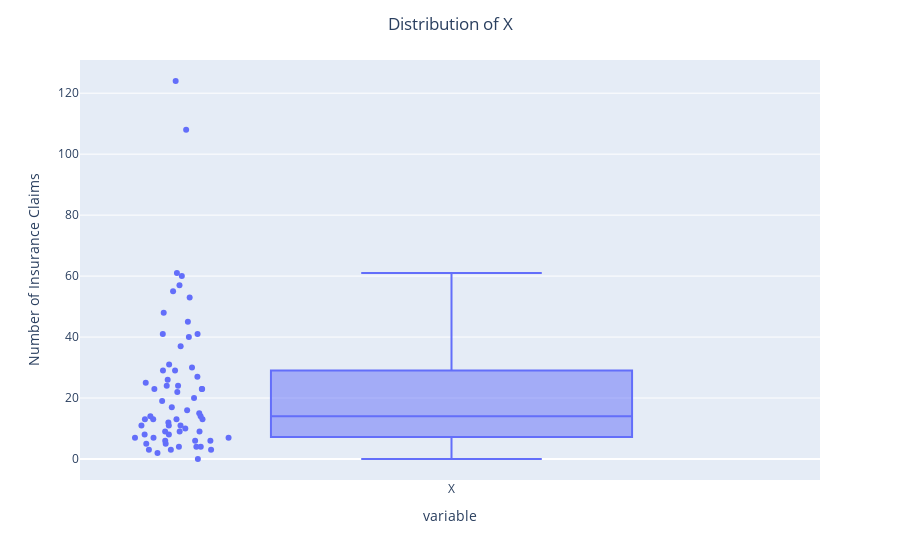
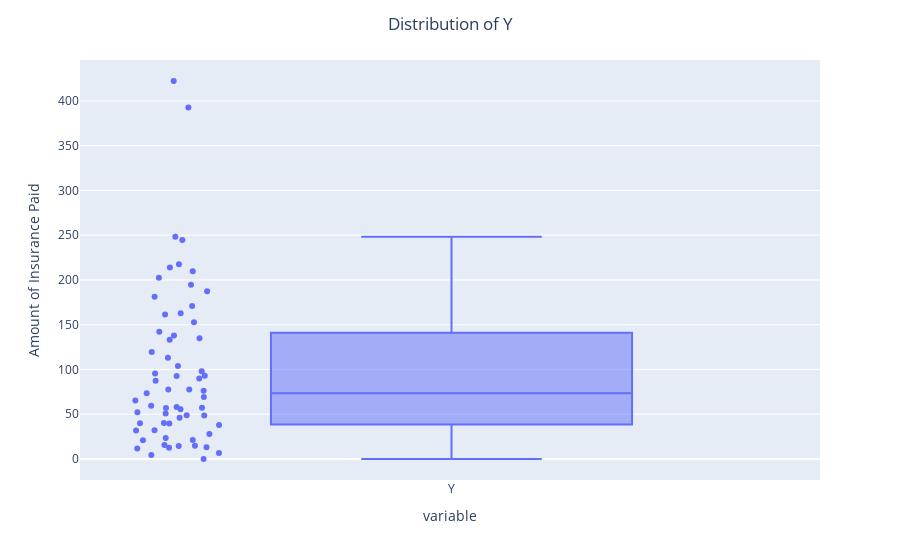

Here is the notebook cell these charts were saved with, in order:
### Code cell
fig = px.box(data['X'], points = 'all')
fig.update_layout(title = f'Distribution of X',title_x=0.5, yaxis_title= "Number of Insurance Claims")
fig.show()

fig = px.box(data['Y'], points = 'all')
fig.update_layout(title = f'Distribution of Y',title_x=0.5, yaxis_title= "Amount of Insurance Paid")
fig.show()

### Figure 1 — Plotly figure (JSON) as saved in the notebook; plotly's stock layout.template omitted (floating-point values rounded to 4 significant figures)
{"data": [{"alignmentgroup": "True", "boxpoints": "all", "hovertemplate": "variable=%{x}<br>value=%{y}<extra></extra>", "legendgroup": "", "marker": {"color": "#636efa"}, "name": "", "notched": false, "offsetgroup": "", "orientation": "v", "showlegend": false, "type": "box", "x": ["X", "X", "X", "X", "X", "X", "X", "X", "X", "X", "X", "X", "X", "X", "X", "X", "X", "X", "X", "X", "X", "X", "X", "X", "X", "X", "X", "X", "X", "X", "X", "X", "X", "X", "X", "X", "X", "X", "X", "X", "X", "X", "X", "X", "X", "X", "X", "X", "X", "X", "X", "X", "X", "X", "X", "X", "X", "X", "X", "X", "X", "X", "X"], "x0": " ", "xaxis": "x", "y": [108, 19, 13, 124, 40, 57, 23, 14, 45, 10, 5, 48, 11, 23, 7, 2, 24, 6, 3, 23, 6, 9, 9, 3, 29, 7, 4, 20, 7, 4, 0, 25, 6, 5, 22, 11, 61, 12, 4, 16, 13, 60, 41, 37, 55, 41, 11, 27, 8, 3, 17, 13, 13, 15, 8, 29, 30, 24, 9, 31, 14, 53, 26], "y0": " ", "yaxis": "y"}], "layout": {"autosize": true, "boxmode": "group", "legend": {"tracegroupgap": 0}, "margin": {"t": 60}, "title": {"text": "Distribution of X", "x": 0.5}, "xaxis": {"anchor": "y", "autorange": true, "domain": [0, 1], "range": [-0.5031, 0.5], "title": {"text": "variable"}, "type": "category"}, "yaxis": {"anchor": "x", "autorange": true, "domain": [0, 1], "range": [-6.889, 130.9], "title": {"text": "Number of Insurance Claims"}, "type": "linear"}}}

### Figure 2 — Plotly figure (JSON) as saved in the notebook; plotly's stock layout.template omitted (floating-point values rounded to 4 significant figures)
{"data": [{"alignmentgroup": "True", "boxpoints": "all", "hovertemplate": "variable=%{x}<br>value=%{y}<extra></extra>", "legendgroup": "", "marker": {"color": "#636efa"}, "name": "", "notched": false, "offsetgroup": "", "orientation": "v", "showlegend": false, "type": "box", "x": ["Y", "Y", "Y", "Y", "Y", "Y", "Y", "Y", "Y", "Y", "Y", "Y", "Y", "Y", "Y", "Y", "Y", "Y", "Y", "Y", "Y", "Y", "Y", "Y", "Y", "Y", "Y", "Y", "Y", "Y", "Y", "Y", "Y", "Y", "Y", "Y", "Y", "Y", "Y", "Y", "Y", "Y", "Y", "Y", "Y", "Y", "Y", "Y", "Y", "Y", "Y", "Y", "Y", "Y", "Y", "Y", "Y", "Y", "Y", "Y", "Y", "Y", "Y"], "x0": " ", "xaxis": "x", "y": [392.5, 46.2, 15.7, 422.2, 119.4, 170.9, 56.9, 77.5, 214, 65.3, 20.9, 248.1, 23.5, 39.6, 48.8, 6.6, 134.9, 50.9, 4.4, 113, 14.8, 48.7, 52.1, 13.2, 103.9, 77.5, 11.8, 98.1, 27.9, 38.1, 0, 69.2, 14.6, 40.3, 161.5, 57.2, 217.6, 58.1, 12.6, 59.6, 89.9, 202.4, 181.3, 152.8, 162.8, 73.4, 21.3, 92.6, 76.1, 39.9, 142.1, 93, 31.9, 32.1, 55.6, 133.3, 194.5, 137.9, 87.4, 209.8, 95.5, 244.6, 187.5], "y0": " ", "yaxis": "y"}], "layout": {"autosize": true, "boxmode": "group", "legend": {"tracegroupgap": 0}, "margin": {"t": 60}, "title": {"text": "Distribution of Y", "x": 0.5}, "xaxis": {"anchor": "y", "autorange": true, "domain": [0, 1], "range": [-0.5031, 0.5], "title": {"text": "variable"}, "type": "category"}, "yaxis": {"anchor": "x", "autorange": true, "domain": [0, 1], "range": [-23.46, 445.7], "title": {"text": "Amount of Insurance Paid"}, "type": "linear"}}}
